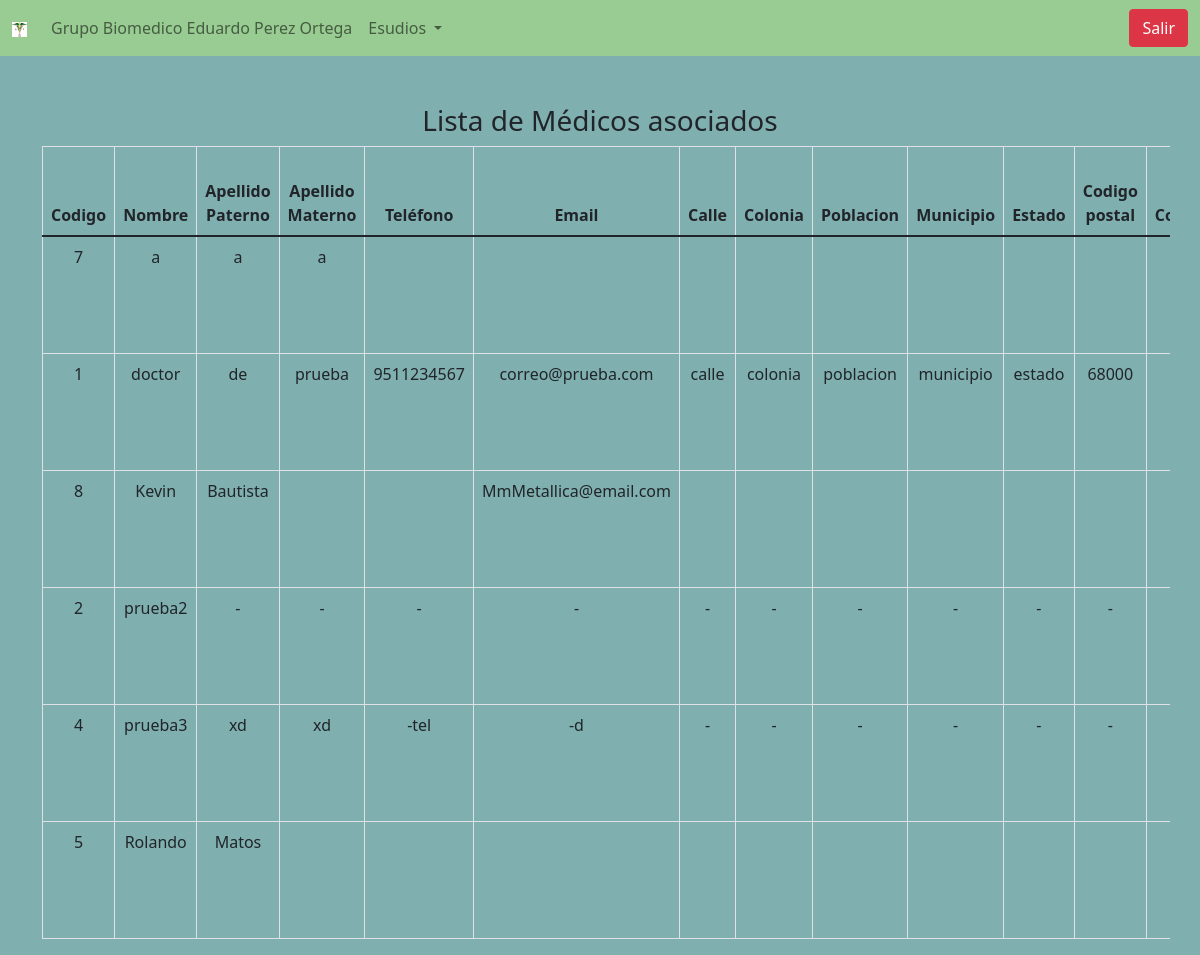
Page /Vista/ListaDoctores.php (signed in) on the committed database.
### tables this page shows
CREATE TABLE IF NOT EXISTS `doctor` (
  `iddoctor` int NOT NULL AUTO_INCREMENT,
  `nombre` varchar(100) NOT NULL,
  `apellidoP` varchar(80) NOT NULL,
  `apellidoM` varchar(80) DEFAULT NULL,
  `calle` varchar(80) DEFAULT NULL,
  `colonia` varchar(80) DEFAULT NULL,
  `poblacion` varchar(80) DEFAULT NULL,
  `municipio` varchar(80) DEFAULT NULL,
  `estado` varchar(80) DEFAULT NULL,
  `codigoPostal` varchar(80) DEFAULT NULL,
  `telefono` varchar(20) DEFAULT NULL,
  `email` varchar(40) DEFAULT NULL,
  `rfc` varchar(20) DEFAULT NULL,
  `convenio` tinyint(1) NOT NULL,
  `fechaConvenio` date DEFAULT NULL,
  `razonsocial` varchar(80) DEFAULT NULL,
  PRIMARY KEY (`iddoctor`)
);

### Modelo/Conexion.php (called while the page is built, shortened)
<?php
 class Conexion{
    private $conexion;
    public function __construct($servidor, $bd, $usuario, $password){
        $this->conexion=mysqli_connect($servidor,$usuario,$password,$bd);
        $selBD = mysqli_select_db($this->conexion,$bd);
    }
    public function ejecutar($query){
        return mysqli_query($this->conexion,$query);
    }
}
?>

### Vista/ListaDoctores.php (the view, shortened to what this page needs)
<?php
include_once "nav2.php"
?>
<!DOCTYPE html>
<html lang="en">
<head>
    <link href="../bootstrap-5.0.2-dist/css/bootstrap-grid.min.css" rel="stylesheet" >
</head>
<body style="background-color: rgb(127, 175, 175);">
    <div class="container mt-5">
    <div class="row">
        <h3 class="text-center">Lista de Médicos asociados</h3>
        <div id="tablaArea" class="table-responsive">
            <?php
            require_once "../Modelo/Conexion.php";
            $user = $_SESSION['user'];
            $pass= $_SESSION['pass'];
            $d = new Conexion("localhost","laboratorio",$user,$pass);
            ?>
            <table class="table table-hover table-condensed table-bordered" style="text-align: center;">
                <thead class="thead-dark">
                    <tr>
                        <th scope="col">Codigo</th>
                        <th scope="col">Nombre</th>
                        <th scope="col">Apellido Paterno</th>
                        <th scope="col">Apellido Materno</th>
                        <th scope="col">Teléfono</th>
                        <th scope="col">Email</th>
                        <th scope="col">Calle</th>
                        <th scope="col">Colonia</th>
                        <th scope="col">Poblacion</th>
                        <th scope="col">Municipio</th>
                        <th scope="col">Estado</th>
                        <th scope="col">Codigo postal</th>
                        <th scope="col">Convenio</th>
                    </tr>
                </thead>
                <tbody>
                    <?php
                    $sql ="SELECT * FROM `doctor` ORDER BY nombre;";
                    $res = $d->ejecutar($sql);
                    while($reg = mysqli_fetch_array($res)):
                    ?>
                    <tr>
                        <td class="id"><?php echo $reg[0]; ?></td>
                        <td class="nombre"><?php echo $reg[1]; ?></td>
                        <td class="apellidoP"><?php echo $reg[2]; ?></td>
                        <td class="apellidoM"><?php echo $reg[3]; ?></td>
                        <td class="telefono"><?php echo $reg[10]; ?></td>
                        <td class="email"><?php echo $reg[11]; ?></td>
                        <td class="calle"><?php echo $reg[4]; ?></td>
                        <td class="colonia"><?php echo $reg[5]; ?></td>
                        <td class="poblacion"><?php echo $reg[6]; ?></td>
                        <td class="municipio"><?php echo $reg[7]; ?></td>
                        <td class="estado"><?php echo $reg[8]; ?></td>
                        <td class="codigopostal"><?php echo $reg[9]; ?></td>
                        <td>
                        </td>
                    </tr>
                    <?php endwhile?>
                </tbody>
            </table>
        </div>
      </div>
    </div>
</body>
</html>

### rows in the picture
doctor: iddoctor "7", nombre "a", apellidoP "a", apellidoM "a"
doctor: iddoctor "1", nombre "doctor", apellidoP "de", apellidoM "prueba", telefono "9511234567", email "correo@prueba.com", calle "calle", colonia "colonia", poblacion "poblacion", municipio "municipio", estado "estado", codigoPostal "68000"
doctor: iddoctor "8", nombre "Kevin", apellidoP "Bautista", email "MmMetallica@email.com"
doctor: iddoctor "2", nombre "prueba2", apellidoP "-", apellidoM "-", telefono "-", email "-", calle "-", colonia "-", poblacion "-", municipio "-", estado "-", codigoPostal "-"
doctor: iddoctor "4", nombre "prueba3", apellidoP "xd", apellidoM "xd", telefono "-tel", email "-d", calle "-", colonia "-", poblacion "-", municipio "-", estado "-", codigoPostal "-"
doctor: iddoctor "5", nombre "Rolando", apellidoP "Matos"
